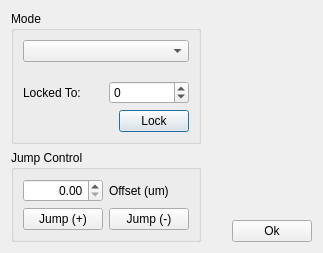
<?xml version="1.0" encoding="UTF-8"?>
<ui version="4.0">
 <class>Dialog</class>
 <widget class="QDialog" name="Dialog">
  <property name="geometry">
   <rect>
    <x>0</x>
    <y>0</y>
    <width>323</width>
    <height>242</height>
   </rect>
  </property>
  <property name="sizePolicy">
   <sizepolicy hsizetype="Preferred" vsizetype="Preferred">
    <horstretch>0</horstretch>
    <verstretch>0</verstretch>
   </sizepolicy>
  </property>
  <property name="minimumSize">
   <size>
    <width>0</width>
    <height>0</height>
   </size>
  </property>
  <property name="maximumSize">
   <size>
    <width>10000</width>
    <height>10000</height>
   </size>
  </property>
  <property name="windowTitle">
   <string>HAL-4000 Focus Lock</string>
  </property>
  <layout class="QHBoxLayout" name="horizontalLayout_3">
   <item>
    <layout class="QVBoxLayout" name="verticalLayout_2">
     <item>
      <widget class="QGroupBox" name="modeBox">
       <property name="sizePolicy">
        <sizepolicy hsizetype="Preferred" vsizetype="MinimumExpanding">
         <horstretch>0</horstretch>
         <verstretch>0</verstretch>
        </sizepolicy>
       </property>
       <property name="title">
        <string>Mode</string>
       </property>
       <layout class="QVBoxLayout" name="verticalLayout">
        <item>
         <widget class="QComboBox" name="modeComboBox"/>
        </item>
        <item>
         <spacer name="verticalSpacer">
          <property name="orientation">
           <enum>Qt::Vertical</enum>
          </property>
          <property name="sizeHint" stdset="0">
           <size>
            <width>151</width>
            <height>13</height>
           </size>
          </property>
         </spacer>
        </item>
        <item>
         <layout class="QHBoxLayout" name="horizontalLayout_4">
          <item>
           <widget class="QLabel" name="lockLabel">
            <property name="sizePolicy">
             <sizepolicy hsizetype="Preferred" vsizetype="Preferred">
              <horstretch>0</horstretch>
              <verstretch>0</verstretch>
             </sizepolicy>
            </property>
            <property name="text">
             <string>Locked To:</string>
            </property>
            <property name="alignment">
             <set>Qt::AlignLeading|Qt::AlignLeft|Qt::AlignVCenter</set>
            </property>
           </widget>
          </item>
          <item>
           <widget class="QSpinBox" name="lockTargetSpinBox">
            <property name="minimum">
             <number>-100000</number>
            </property>
            <property name="maximum">
             <number>100000</number>
            </property>
           </widget>
          </item>
         </layout>
        </item>
        <item>
         <layout class="QHBoxLayout" name="horizontalLayout">
          <item>
           <spacer name="horizontalSpacer_2">
            <property name="orientation">
             <enum>Qt::Horizontal</enum>
            </property>
            <property name="sizeHint" stdset="0">
             <size>
              <width>40</width>
              <height>20</height>
             </size>
            </property>
           </spacer>
          </item>
          <item>
           <widget class="QPushButton" name="lockButton">
            <property name="sizePolicy">
             <sizepolicy hsizetype="Preferred" vsizetype="Preferred">
              <horstretch>0</horstretch>
              <verstretch>0</verstretch>
             </sizepolicy>
            </property>
            <property name="maximumSize">
             <size>
              <width>70</width>
              <height>16777215</height>
             </size>
            </property>
            <property name="text">
             <string>Lock</string>
            </property>
            <property name="checkable">
             <bool>true</bool>
            </property>
           </widget>
          </item>
         </layout>
        </item>
       </layout>
      </widget>
     </item>
     <item>
      <widget class="QGroupBox" name="jumpControlBox">
       <property name="title">
        <string>Jump Control</string>
       </property>
       <layout class="QGridLayout" name="gridLayout">
        <item row="0" column="0">
         <widget class="QDoubleSpinBox" name="jumpSpinBox">
          <property name="alignment">
           <set>Qt::AlignRight|Qt::AlignTrailing|Qt::AlignVCenter</set>
          </property>
          <property name="minimum">
           <double>0.000000000000000</double>
          </property>
          <property name="maximum">
           <double>100.000000000000000</double>
          </property>
          <property name="singleStep">
           <double>0.010000000000000</double>
          </property>
         </widget>
        </item>
        <item row="0" column="1">
         <widget class="QLabel" name="jumpLabel">
          <property name="text">
           <string>Offset (um)</string>
          </property>
         </widget>
        </item>
        <item row="1" column="0">
         <widget class="QPushButton" name="jumpPButton">
          <property name="text">
           <string>Jump (+)</string>
          </property>
         </widget>
        </item>
        <item row="1" column="1">
         <widget class="QPushButton" name="jumpNButton">
          <property name="text">
           <string>Jump (-)</string>
          </property>
         </widget>
        </item>
       </layout>
      </widget>
     </item>
    </layout>
   </item>
   <item>
    <layout class="QVBoxLayout" name="verticalLayout_3">
     <item>
      <widget class="QWidget" name="lockDisplayWidget" native="true">
       <property name="sizePolicy">
        <sizepolicy hsizetype="MinimumExpanding" vsizetype="MinimumExpanding">
         <horstretch>0</horstretch>
         <verstretch>0</verstretch>
        </sizepolicy>
       </property>
       <property name="minimumSize">
        <size>
         <width>0</width>
         <height>0</height>
        </size>
       </property>
      </widget>
     </item>
     <item>
      <layout class="QHBoxLayout" name="horizontalLayout_2">
       <item>
        <spacer name="horizontalSpacer">
         <property name="orientation">
          <enum>Qt::Horizontal</enum>
         </property>
         <property name="sizeHint" stdset="0">
          <size>
           <width>40</width>
           <height>20</height>
          </size>
         </property>
        </spacer>
       </item>
       <item>
        <widget class="QPushButton" name="okButton">
         <property name="text">
          <string>Ok</string>
         </property>
        </widget>
       </item>
      </layout>
     </item>
    </layout>
   </item>
  </layout>
 </widget>
 <resources/>
 <connections/>
</ui>
